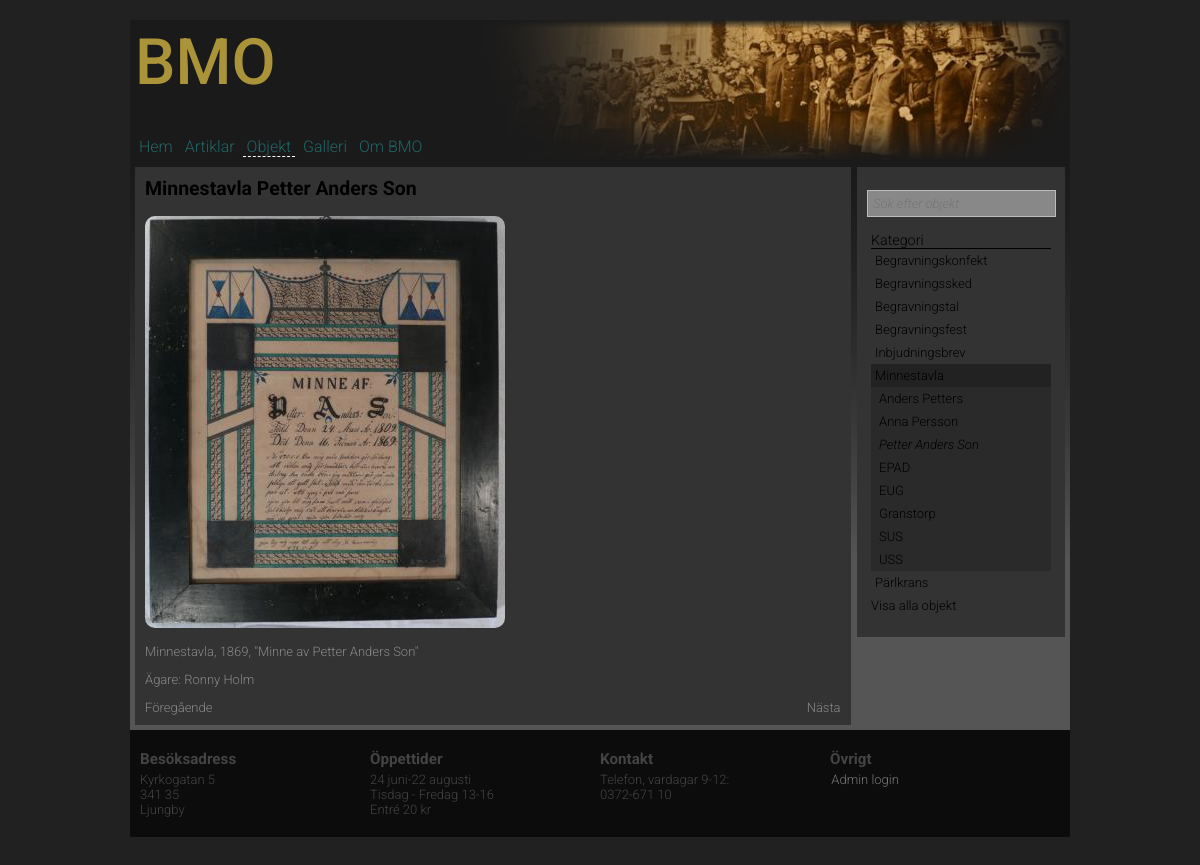
Screenshot of /objekt.php?p=18&category=Minnestavla with the database file from the repository.
### tables this page shows
CREATE TABLE "Object" ("id" INTEGER PRIMARY KEY  NOT NULL ,"title" TEXT,"category" TEXT,"text" TEXT,"image" TEXT,"owner" TEXT);

### objekt.php (the view, shortened to what this page needs)
<?php
include("incl/config.php");
$asideLinkLenght=25;
include("incl/header.php");
if(isset($_GET["p"]))
{
	$p = strip_tags($_GET["p"]);
}
if(isset($_GET["category"]))
{
	$category = strip_tags($_GET["category"]);
}
?>
<div id="content">
	<aside class="right">
		<nav class="sidebar">
		    <p>
		        <form>
		        	<input id="input" class="searchbox" type="text" placeholder="Sök efter objekt" name="search">
		        </form>
		    </p>
			<ul>
				<li class="header">Kategori</li>
				<?php
				$query = 'SELECT DISTINCT category FROM Object;';
				$res = getData($query);
				foreach($res as $item)
				{
					if ((isset($_GET["category"])) && ($item['category'] == $category)){
						echo '<li class="selectedItem">';
						$title=adjustStrLength($item['category'], $asideLinkLenght);
						echo '<a title="'.$item['category'].'" href="?category='.$item['category'].'">'.$title.'</a></li>';
						$query = 'SELECT * FROM Object WHERE category = "'.$item['category'].'";';
						$res2 = getData($query);
						foreach($res2 as $object)
						{
							if ((isset($_GET["p"])) && ($object['id'] == $p)){
								echo '<li class="selectedSubItem">';
							}else{
								echo '<li class="subItem">';
							}
							$title=removeSubstringFromString($object['category'], $object['title']);
							$title=adjustStrLength($title, $asideLinkLenght);
							echo '<a title="'.$object['title'].'" href="?category='.$object['category'].'&p='.$object['id'].'">'.$title.'</a></li>';
						}
					} else {
						echo '<li>';
						$title=adjustStrLength($item['category'], $asideLinkLenght);
						echo '<a title="'.$item['category'].'" href="?category='.$item['category'].'">'.$title.'</a></li>';
					}
				}?>
			</ul>
			<a href="?p=all">Visa alla objekt</a>
		</nav>
	</aside>
	<?php
		if(isset($p))
		{
			getObject($p);
		}
		elseif(isset($searchTerm))
		{
			generateSearchResult("Object", $searchTerm);
		}
	?>
</div>
<?php include("incl/footer.php"); ?>

### src/functions.php (shortened to what this page needs)
<?php
function getData($query){
	$dbPath = dirname(__FILE__) . "/../incl/data/bmo.sqlite";
	$db = new PDO("sqlite:$dbPath");
	$db->setAttribute(PDO::ATTR_ERRMODE, PDO::ERRMODE_WARNING);
	$stmt = $db->prepare($query);
	$stmt->execute();
	$res = $stmt->fetchAll(PDO::FETCH_ASSOC);
	return $res;
}
function adjustStrLength($string, $len){
	return $string;
}
function removeSubstringFromString($subString, $fullString){
	if($subString!=$fullString){
		$modifiedString=str_replace($subString, "", $fullString);
		$modifiedString=ucfirst(trim(preg_replace("/[^a-öA-Ö0-9 ]/", "", $modifiedString)));
		return $modifiedString;
	} else {
		return $fullString;
	}
}
function getObject($objectNumber){
	if($objectNumber=="all"){
		putObjects("all", "intro");
	}else{
		$query = "SELECT * FROM Object WHERE id=".$objectNumber.";";
		$res = getData($query);
		foreach($res as $object)
			{
				echo '<article class="left">';
				echo '<h2>'.$object['title'].'</h2>';
				echo '<a href="'.$object['image'].'"><img class="roundcorners" src="'.imageSize($object['image'], "large").'" alt="Bild av '.$object['title'].'"></a>';
				echo '<p>'.$object['text'].'</p>';
				echo '<p class="owner">Ägare: '.$object['owner'].'</p>';
				getPrevNextNavigation("Object", $objectNumber);
				echo '</article>';
			}
	}
}
function imageSize($picture, $size){
	$filename=basename($picture);
	switch ($size) {
		case 'large':
			$path="img/bmo/550/";
			break;
	}
	return($path.$filename);
}
function getPrevNextNavigation($table, $id){
	$category="";
	if(isset($_GET["category"])){
		$id = $id.' AND category="'.$_GET['category'].'"';
		$category='&category='.$_GET["category"];
	}
	$prev = 'SELECT * FROM '.$table.' WHERE id<'.$id.' ORDER BY id DESC LIMIT 1;';
	$next = 'SELECT * FROM '.$table.' WHERE id >'.$id.' ORDER BY id ASC LIMIT 1;';
	$prev = getData($prev);
	$next = getData($next);
	foreach ($prev as $item) {
		echo '<nav class=prev>';
		echo '<a title="'.$item['title'].'" href="?p='.$item['id'].$category.'">Föregående</a>';
		echo '</nav>';
	}
	foreach ($next as $item) {
		echo '<nav class=next>';
		echo '<a title="'.$item['title'].'" href="?p='.$item['id'].$category.'">Nästa</a>';
		echo "</nav>";
	}
}

### style/stylesheet.css (style rules this page uses)
header,footer,nav,article,section,aside,figure,figcaption,output { display:block; }
h2 { color: #000; margin-top: 0px; }
a { color: #000000; text-decoration: none; font-family: 'Roboto', sans-serif; font-weight: 300; }
.right { float:right; }
.left { float:left; }
.roundcorners { -webkit-border-radius: 10px; -moz-border-radius: 10px; border-radius: 10px; }

### style/debug.css (style rules this page uses)
body { background: beige; }
article { background: yellow; }
div#content { border: 1px dashed; }

### style/layout.css (style rules this page uses)
html { margin: 0; padding: 0; overflow-y:scroll; }
body { font-family: 'Roboto', sans-serif; font-weight: 300; margin: 0; padding: 0; background-color: #212121; }
div#content { overflow:auto; color: #888; font-size: small; width:100%; background-image: url("../img/bg_fade.jpg"); background-repeat: repeat-x; min-height: 400px; position: relative; }
article { overflow:auto; background-color: #333; margin: 5px; margin-bottom: 0px; padding: 10px; padding-bottom: 10px; }
article.left { width: 74%; margin-right: 0px; }
article a { color: #888 }
aside { overflow:auto; background-color: #333; margin: 5px; padding: 10px; padding-bottom: 20px; width: 20%; }

### style/navigation.css (style rules this page uses)
nav.sidebar { color: #000; text-decoration: none; }
nav.sidebar a { text-decoration:none; display: block; padding: 4px; }
nav.sidebar ul { list-style-type: none; padding: 2px 4px 0px 4px; margin: 0; }
nav.sidebar li { margin:0px; }
nav.sidebar li.selectedItem { background-color: #222; }
li.subItem { background-color: #2a2a2a; padding-left: 4px; }
li.selectedSubItem { background-color: #2a2a2a; font-style: italic; padding-left: 4px; font-weight: 500; }
nav.next { float: right; }
nav.prev { float: left; }
li.header { border-bottom: 1px solid black; font-size: 110%; }

### style/forms.css (style rules this page uses)
input[type=text], input[type=password], input.text, input.title, input.searchbox, textarea { background-color:#fff; border:1px solid #bbb; }
input[type=text], input[type=password], input.text, input.title, input.searchbox, textarea, select { margin:0.5em 0; }
input.searchbox { width: 94%; padding:5px; background-color: #888; font-style: italic; margin: 0px; font-family: 'Roboto', sans-serif; font-weight: 300; font-size: small; color: black; }

### rows the page displays
object: title "Anders Petters"
object: title "Anna Persson"
object: title "Petter Anders Son", title "Minnestavla Petter Anders Son", image (picture), text "Minnestavla, 1869, \"Minne av Petter Anders Son\"", owner "Ronny Holm"
object: title "EPAD"
object: title "EUG"
object: title "Granstorp"
object: title "SUS"
object: title "USS"

### other values shown
$title "Begravningskonfekt"
$title "Begravningssked"
$title "Begravningstal"
$title "Begravningsfest"
$title "Inbjudningsbrev"
$title "Minnestavla"
$title "Pärlkrans"
